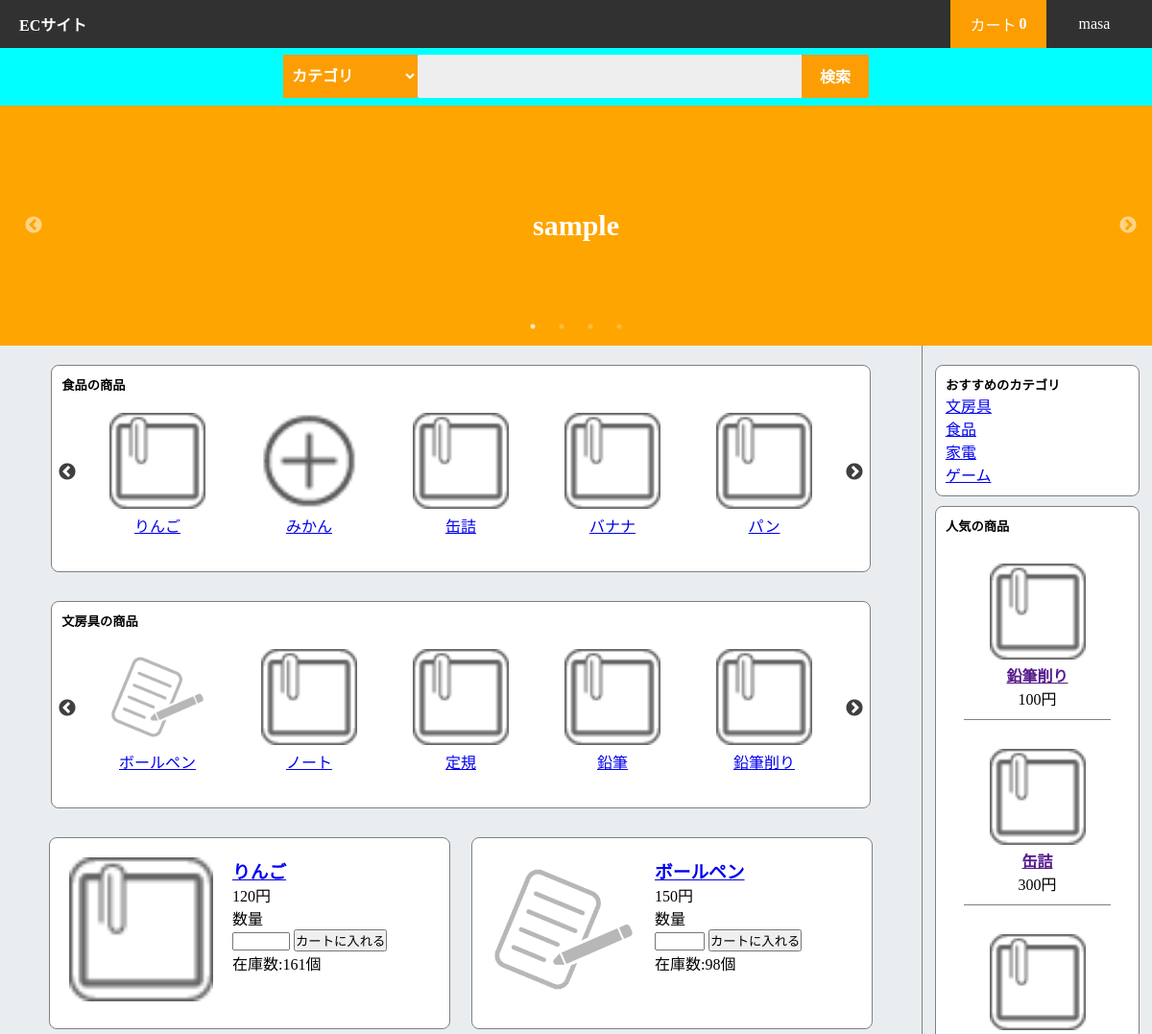
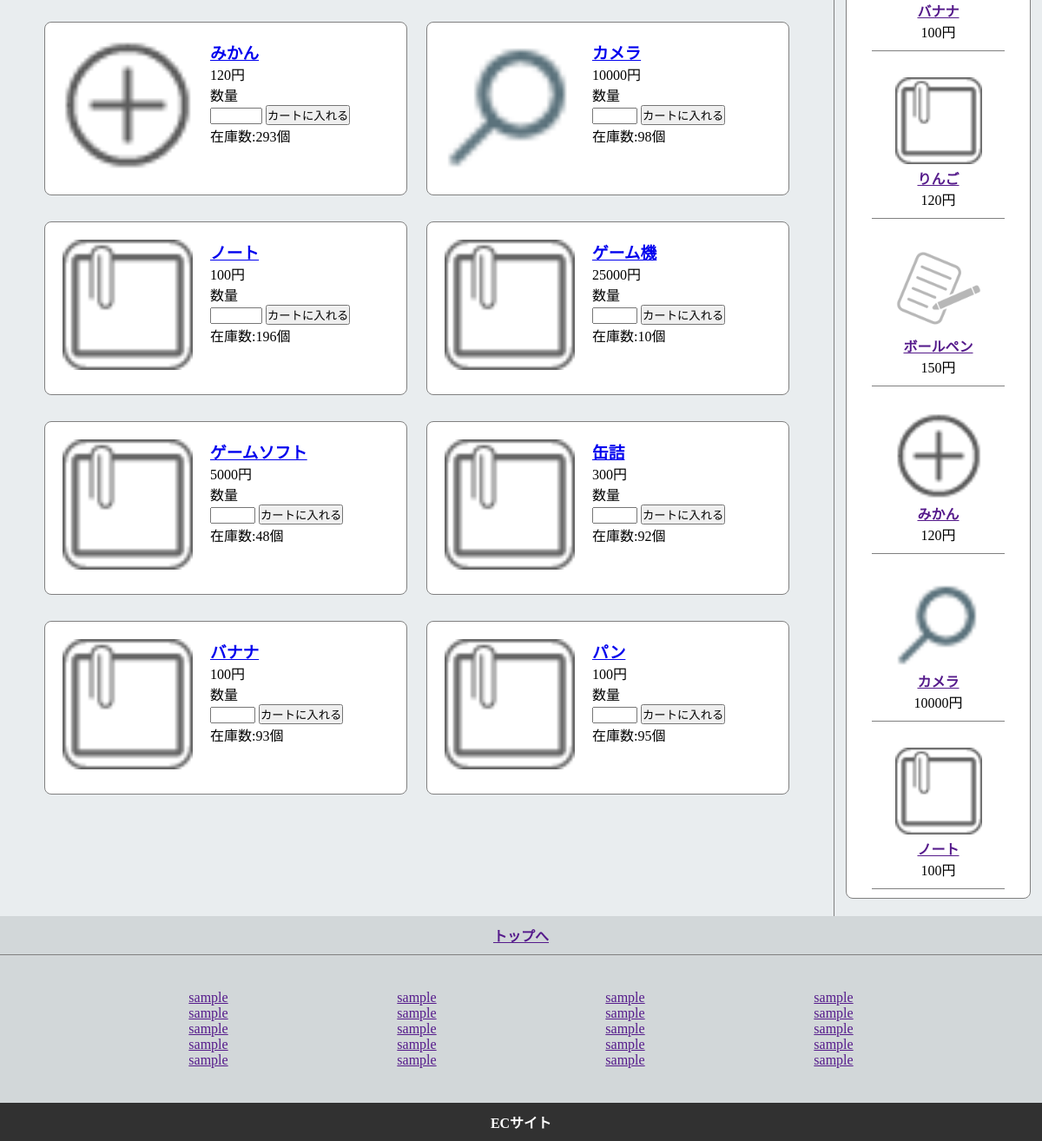
Screenshot of /test_sql/product_list.php (signed in) with the database file from the repository (2 pictures, top to bottom).
### tables this page shows
CREATE TABLE `product_info` (
  `Product_ID` int(11) NOT NULL,
  `Product_Name` text DEFAULT NULL,
  `Product_Category` text DEFAULT NULL,
  `Product_About` text DEFAULT NULL,
  `Product_Price` int(11) DEFAULT NULL,
  `Product_Image` text DEFAULT NULL,
  `Product_Stock` int(11) DEFAULT NULL,
  `Product_Access` int(11) NOT NULL DEFAULT 0
);

### test_sql/product_list.php (the view, shortened to what this page needs)
<?php
require "pdo_connect.php";
$prepare = $dbh->prepare("SELECT * FROM Product_Info LIMIT 10");
$prepare->execute();
$result = $prepare->fetchAll(PDO::FETCH_ASSOC);
$prepare = $dbh->prepare("SELECT * FROM Product_Info ORDER BY Product_Access DESC LIMIT 8");
$prepare->execute();
$pickup = $prepare->fetchAll(PDO::FETCH_ASSOC);
$prepare = $dbh->prepare("SELECT * FROM Product_Info WHERE Product_Category='食品'");
$prepare->execute();
$food = $prepare->fetchAll(PDO::FETCH_ASSOC);
$prepare = $dbh->prepare("SELECT * FROM Product_Info WHERE Product_Category='文房具'");
$prepare->execute();
$stationery = $prepare->fetchAll(PDO::FETCH_ASSOC);
$prepare = $dbh->prepare("SELECT Product_Category,SUM(Product_Access) FROM Product_Info GROUP BY Product_Category ORDER BY SUM(Product_Access) DESC");
$prepare->execute();
$pickupCategory = $prepare->fetchAll(PDO::FETCH_ASSOC);
?>
<!DOCTYPE html>
<html>
<head>
	<link href="js/slick-theme.css" rel="stylesheet" type="text/css">
	<link href="js/slick.css" rel="stylesheet" type="text/css">
	<link rel="stylesheet" href="css/common.css">
	<link rel="stylesheet" href="css/popup.css">
	<link rel="stylesheet" href="css/style.css">
</head>
<body>
	<?php require 'nav.php'; ?>
	<?php require 'search_area.php'; ?>
	<div class="header">
		<ul class="header-slider">
			<li><a href="#">sample</a></li>
		</ul>
	</div>
	<div class="container">
		<div class="left-content">
			<div class="left-width">
			<div class="slide-category">
				<h5>食品の商品</h5>
				<ul class="slider">
				<?php for($i=0; $i<count($food); $i++): ?>
                    <li class="slide-content"><a href="product.php?name=<?php echo $food[$i]["Product_ID"] ?>">
                        <img src="img/<?php echo $food[$i]["Product_ID"] ?>.png" class="replace-image">
                        <div class="item"><?php echo $food[$i]["Product_Name"] ?></div>
                    </a></li>
                <?php endfor ?>
            	</ul>
			</div>
			<div class="slide-category">
				<h5>文房具の商品</h5>
				<ul class="slider">
				<?php for($i=0; $i<count($stationery); $i++): ?>
                    <li class="slide-content"><a href="product.php?name=<?php echo $stationery[$i]["Product_ID"] ?>">
                        <img src="img/<?php echo $stationery[$i]["Product_ID"] ?>.png" class="replace-image">
                        <div class="item"><?php echo $stationery[$i]["Product_Name"] ?></div>
                    </a></li>
                <?php endfor ?>
            	</ul>
			</div>
    		<?php for($i=0; $i<count($result); $i++): ?>
            	<form action="cart.php?name=add" method="post" class="products">
        			<div class="product">
        				<a href="product.php?name=<?php echo $result[$i]["Product_ID"] ?>"><img src="<?php echo $result[$i]["Product_Image"] ?>" class="product-image"></a>
        				<h3><a href="product.php?name=<?php echo $result[$i]["Product_ID"] ?>" class="item-name"><?php echo $result[$i]["Product_Name"] ?></a></h3>
        				<div><?php echo $result[$i]["Product_Price"] ?>円</div>
        				<div>数量</div>
        				<input type="number" min="0" max="<?php echo $result[$i]["Product_Stock"] ?>" name="quantity">
        				<input type="submit" name="submit" value="カートに入れる">
        				<div>在庫数:<?php echo $result[$i]["Product_Stock"] ?>個</div>
        			</div>
        		</form>
        	<?php endfor ?>
        	</div>
        </div>
        <div class="right-content">
			<div class=pickup-category>
				<h5>おすすめのカテゴリ</h5>
				<ul>
					<?php for($i=0; $i<count($pickupCategory); $i++): ?>
    					<li><a href="search.php?c=<?php echo $pickupCategory[$i]["Product_Category"] ?>"><?php echo $pickupCategory[$i]["Product_Category"] ?></a></li>
    				<?php endfor; ?>
				</ul>
			</div>
			<div class="pickup-product">
				<h5>人気の商品</h5>
				<?php for($i=0; $i<count($pickup); $i++): ?>
					<div class="pickup">
						<a href="product.php?name=<?php echo $pickup[$i]["Product_ID"] ?>">
						<img src="<?php echo $pickup[$i]["Product_Image"] ?>" class="pickup-image">
						<a href=""><?php echo $pickup[$i]["Product_Name"] ?></a>
						<div class="pickup-price"><?php echo $pickup[$i]["Product_Price"] ?>円</div>
						</a>
					</div>
				<?php endfor ?>
			</div>
        </div>
    </div>
    <?php require 'footer.php'; ?>
</body>
</html>

### test_sql/css/common.css (style rules this page uses)
* { margin: 0; padding: 0; }

### test_sql/css/style.css (style rules this page uses)
.header { width:100%; height:250px; background:gray; }
.header-slider { width:100%; height:100%; background:orange; display:flex; align-items:center; text-align:center; }
.header-slider li a { font-weight:bold; color:white; text-decoration:none; font-size:30px; }
.container { width:100%; background:#ddd; display:flex; }
.left-content { width:80%; background:#e9edef; padding:20px 40px; display:flex; flex-wrap:wrap; box-sizing:border-box; align-content:flex-start; }
.left-width { width:100%; display:flex; flex-wrap:wrap; box-sizing:border-box; align-content:flex-start; }
.slide-category { width:97%; background:white; margin:0 auto; padding:10px; margin-bottom:30px; box-sizing:border-box; border-radius:8px; border:1px solid gray; }
.products { width:50%; height:200px; margin-bottom:30px; }
.product { width:95%; height:200px; background:white; border-radius:8px; margin:0px auto; padding:20px; text-decoration:none; border:1px solid gray; box-sizing:border-box; }
.product-image { width:150px; height:150px; float:left; margin-right:20px; }
.right-content { width:20%; background:#e9edef; display:flex; padding:20px 0px; flex-direction:column; border-left:1px solid gray; }
.pickup-category { width:80%; background:white; padding:10px; border-radius:8px; margin:0 auto; border:1px solid gray; }
.pickup-product { width:80%; background:white; padding:10px; border-radius:8px; margin:0 auto; margin-top:10px; border:1px solid gray; }
.pickup { width:80%; margin:0 auto; margin-top:20px; box-sizing:border-box; padding:10px; text-align:center; border-bottom:1px solid gray; }
.pickup-image { width:100px; height:100px; }
.pickup a { display:block; font-weight:bold; }
.slider { width:95%; margin:0 auto; margin-top:5px; }
.slide-content { width:100px; margin:10px; text-align:center; }
.slide-content img { width:100px; margin:0 auto; padding-top:5px; }
.item { height:40px; margin-top:5px; }

### test_sql/css/nav.css (style rules this page uses)
li { list-style:none; }

### rows the page displays
product_info: Product_Name "りんご", Product_Image (picture), Product_Price "120", Product_Stock "161"
product_info: shows a picture, Product_Name "みかん", Product_Image (picture), Product_Price "120", Product_Stock "293"
product_info: Product_Name "缶詰", Product_Price "300", Product_Stock "92"
product_info: Product_Name "バナナ", Product_Price "100", Product_Stock "93"
product_info: Product_Name "パン", Product_Price "100", Product_Stock "95"
product_info: shows a picture, Product_Name "ボールペン", Product_Image (picture), Product_Price "150", Product_Stock "98"
product_info: Product_Name "ノート", Product_Price "100", Product_Stock "196"
product_info: Product_Name "定規"
product_info: Product_Name "鉛筆"
product_info: Product_Name "鉛筆削り", Product_Price "100"
product_info: Product_Image (picture), Product_Name "カメラ", Product_Price "10000", Product_Stock "98"
product_info: Product_Name "ゲーム機", Product_Price "25000", Product_Stock "10"
product_info: Product_Name "ゲームソフト", Product_Price "5000", Product_Stock "48"

### other values shown
$_SESSION['USER'] "masa"
$pickupCategory[$i]["Product_Category"] "文房具"
$pickupCategory[$i]["Product_Category"] "食品"
$pickupCategory[$i]["Product_Category"] "家電"
$pickupCategory[$i]["Product_Category"] "ゲーム"
